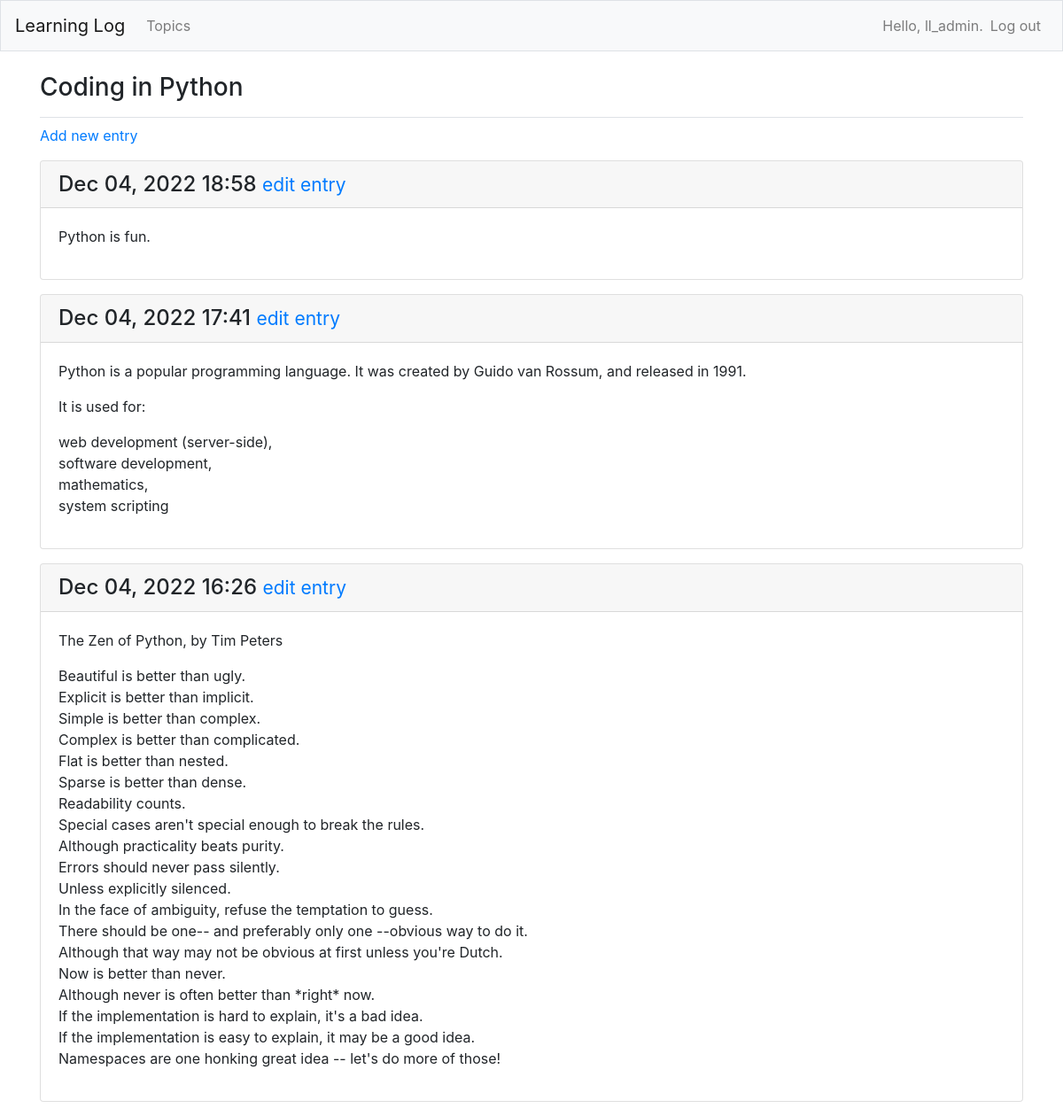
The page /topics/2/ (signed in) on the database as committed earlier.
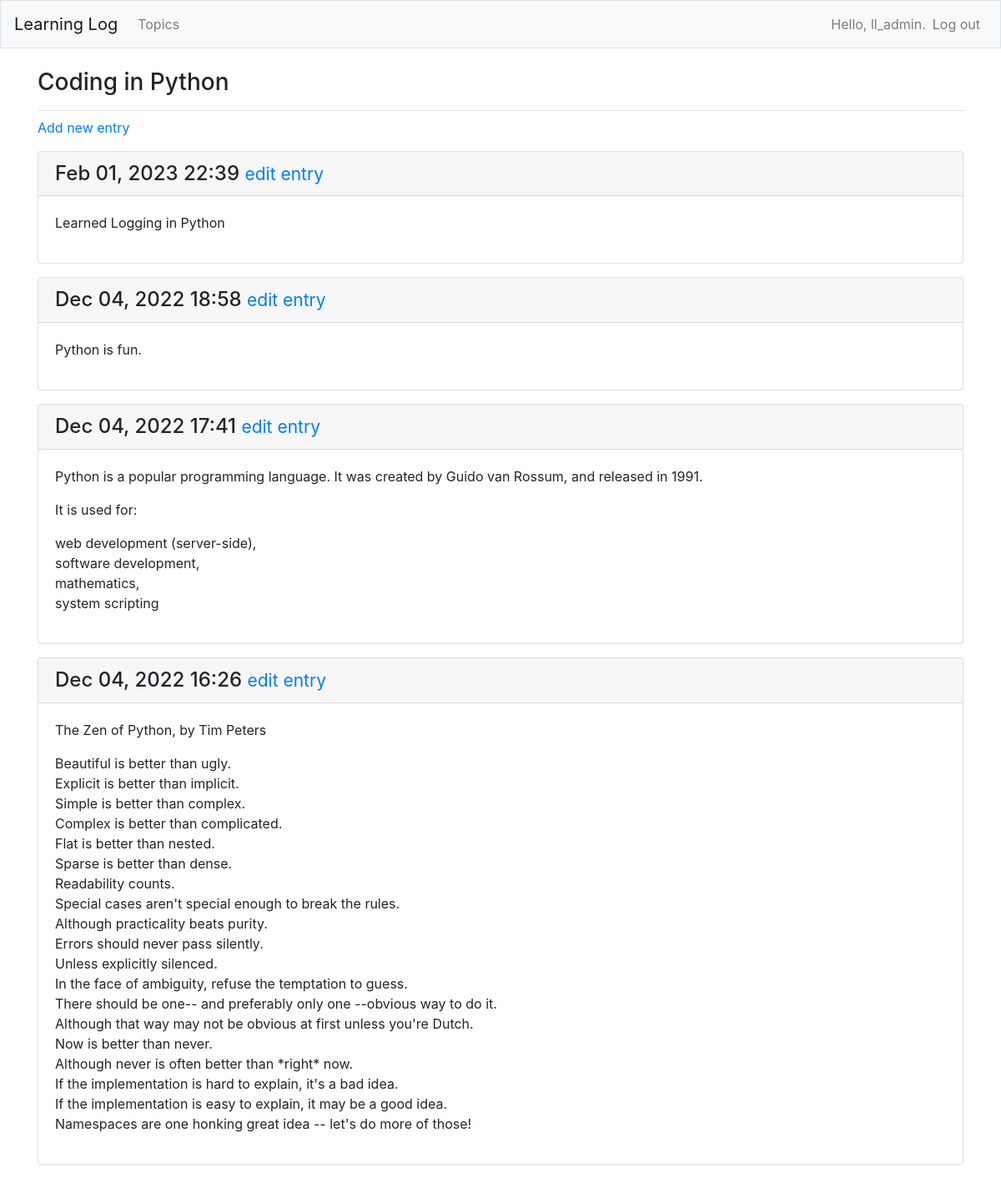
The same page on the database as committed later.
### learning_logs/models.py (models this page shows, shortened)
class Entry(models.Model):
    topic = models.ForeignKey(Topic, on_delete=models.CASCADE)
    text = models.TextField()
    date_added = models.DateTimeField(auto_now_add=True)
    class Meta:
        verbose_name_plural = 'entries'

### learning_logs/views.py (the view)
# urls.py: path('topics/<int:topic_id>/', views.topic, name='topic'),
@login_required
def topic(request, topic_id):
    topic = Topic.objects.get(id=topic_id)
    if topic.owner != request.user:
        raise Http404
    entries = topic.entry_set.order_by('-date_added')
    context = {'topic': topic, 'entries': entries}
    return render(request, 'learning_logs/topic.html', context)

### learning_logs/models.py (called while the page is built)
    def __str__(self):
        return self.text

### learning_logs/templates/learning_logs/topic.html
{% extends 'learning_logs/base.html' %}
{% block page_header %}
  <h3>{{ topic }}</h3>
{% endblock page_header %}
{% block content %}
  <p>
    <a href="{% url 'learning_logs:new_entry' topic.id %}">Add new entry</a>
  </p>
  {% for entry in entries %}
    <div class="card mb-3">
      <h4 class="card-header">
        {{ entry.date_added|date:'M d, Y H:i' }}
        <small><a href="{% url 'learning_logs:edit_entry' entry.id %}">
            edit entry</a></small>
      </h4>
      <div class="card-body">
        {{ entry.text|linebreaks }}
      </div>
    </div>
  {% empty %}
    <p>There are no entries for this topic yet.</p>
  {% endfor %}
{% endblock content %}

Rows that differ between the two databases and show on the page:
added Entry: date_added "Feb 01, 2023 22:39", text "Learned Logging in Python"
